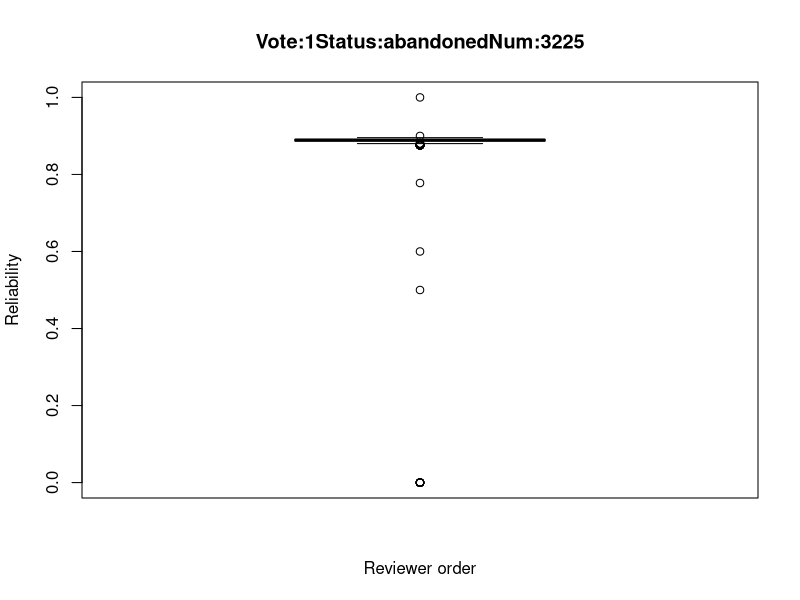
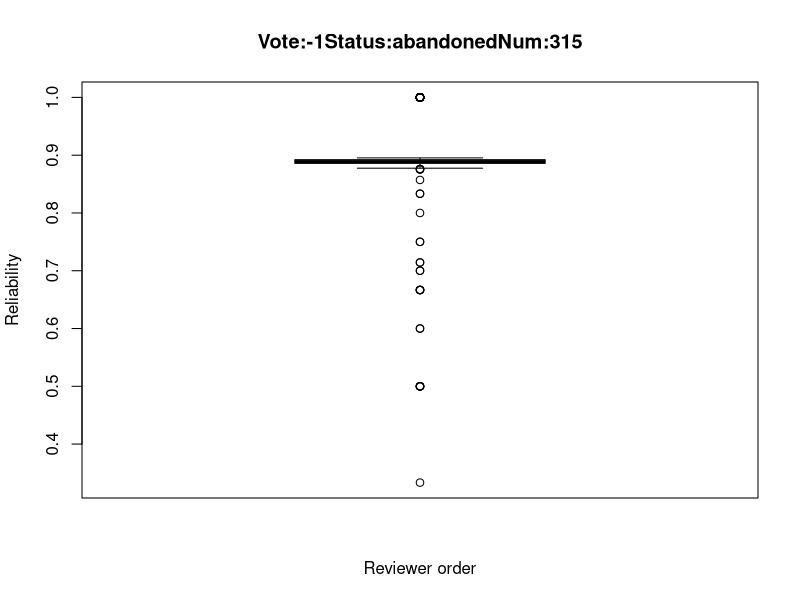
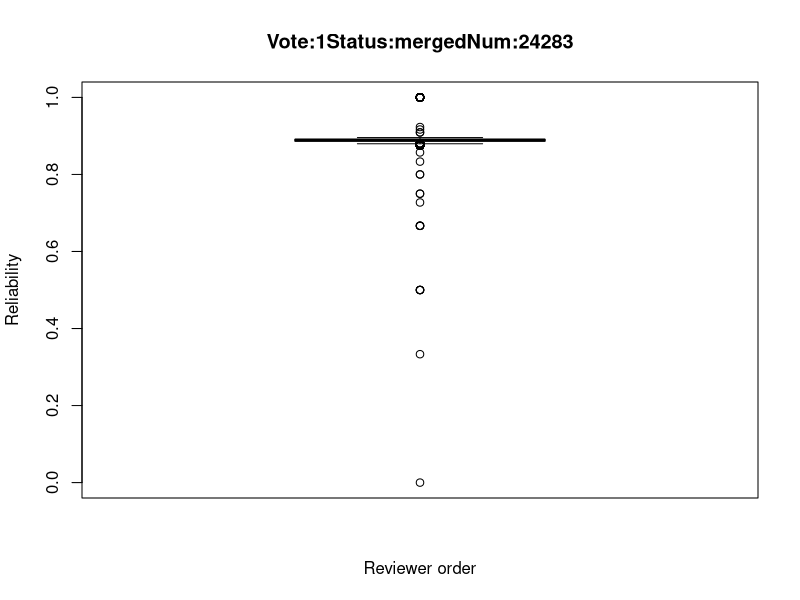
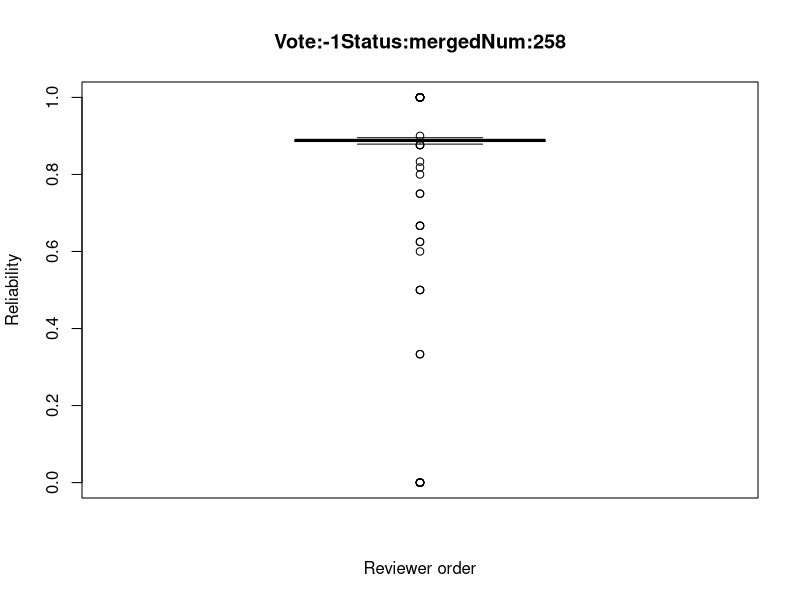

These figures' R source, in order:
########################
## SANER2015 RQ2
## @author:Yuki Ueda
## @createdOn:2015/10/15
########################
#pdf("RQ2_1.pdf")


### Set data
num <- data.frame() # Init

# Input csv
num <- read.csv("CSVdata/numOfPatchsets_1.csv"
                 ,sep=",", header=TRUE)

### number of patchset's voting(+1, -1) is 1
# index_l_m: vote is "like" and status is "merge"
# index_d_a: vote is "dislike" and status is abandoned
index_l_m <- data.frame()
index_d_m <- data.frame()
index_l_a <- data.frame()
index_d_a <- data.frame()

for(i in 1:nrow(num)){
  if(num$Status[i] == "merged"){      # status is merge
    if(num$VotingScore[i] == 1){      # vote is like
      index_l_m <- rbind(index_l_m, num[i,])
    }else{                            # vote is dislike
      index_d_m <- rbind(index_d_m, num[i,])
    }
  }else{                              # status is abandoned
    if(num$VotingScore[i] == 1){      # vote is like
      index_l_a <- rbind(index_l_a, num[i,])
    }else{
      index_d_a <- rbind(index_d_a, num[i,])
    }
  }
}

index_merge <- list(index_l_m, index_d_m)
index_abondone <- list(index_l_a, index_d_a)
index <- list(index_abondone, index_merge)

for(i in index){
  for(j in i){
    value = j$CurrentPar
    name = paste("Vote:", j$VotingScore[1], "Status:", j$Status[1],"Num:",length(value),sep="")
    jpeg(paste("picture_o/RQ1",name,".jpg",sep=""))
    boxplot(value, xlab="Reviewer order", ylab="Reliability", main=name)
    summary(value)
  }
}
